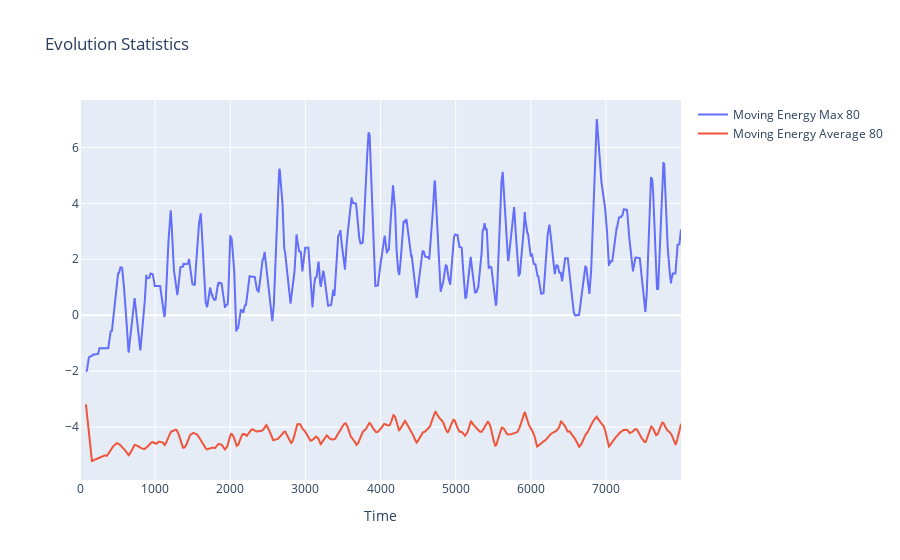

Here is the notebook cell this chart was saved with:
### Code cell
WINDOW = 80

moving_age_mean = org_loc[[
    'iteration', 'age'
]].groupby('iteration').mean().rolling(WINDOW).mean()

moving_age_max = org_loc[['iteration', 'age'
                          ]].groupby('iteration').max().rolling(WINDOW).mean()

moving_energy_mean = org_loc[[
    'iteration', 'energy'
]].groupby('iteration').mean().rolling(WINDOW).mean()

moving_energy_max = org_loc[[
    'iteration', 'energy'
]].groupby('iteration').max().rolling(WINDOW).mean()

x = np.arange(len(moving_age_max))

ma_age = go.Scatter(
    x=x,
    y=moving_age_mean['age'],
    name=f'Moving Age Average {WINDOW}',
    mode='lines',
    legendgroup='Age',
)
mm_age = go.Scatter(x=x,
                    y=moving_age_max['age'],
                    name=f'Moving Age Max {WINDOW}',
                    mode='lines',
                    legendgroup='Age')
ma_energy = go.Scatter(x=x,
                       y=moving_energy_mean['energy'],
                       name=f'Moving Energy Average {WINDOW}',
                       mode='lines',
                       legendgroup='Energy')
mm_energy = go.Scatter(x=x,
                       y=moving_energy_max['energy'],
                       name=f'Moving Energy Max {WINDOW}',
                       mode='lines',
                       legendgroup='Energy')

layout = go.Layout(title='Evolution Statistics',
                   xaxis=dict(title='Time'))

fig = go.Figure(data=[mm_energy, ma_energy], layout=layout)
# fig = go.Figure(data=[ma_age, mm_age, mm_energy, ma_energy], layout=layout)
fig.show()

### Figure 1 — Plotly figure (JSON) as saved in the notebook; plotly's stock layout.template omitted (floating-point values rounded to 4 significant figures; data arrays with more than 128 entries replaced by an {"elided": "..."} marker saying what was removed)
{"data": [{"legendgroup": "Energy", "mode": "lines", "name": "Moving Energy Max 80", "type": "scatter", "x": {"elided": "8000 int values"}, "y": {"elided": "8000 float values"}}, {"legendgroup": "Energy", "mode": "lines", "name": "Moving Energy Average 80", "type": "scatter", "x": {"elided": "8000 int values"}, "y": {"elided": "8000 float values"}}], "layout": {"title": {"text": "Evolution Statistics"}, "xaxis": {"title": {"text": "Time"}}}}
